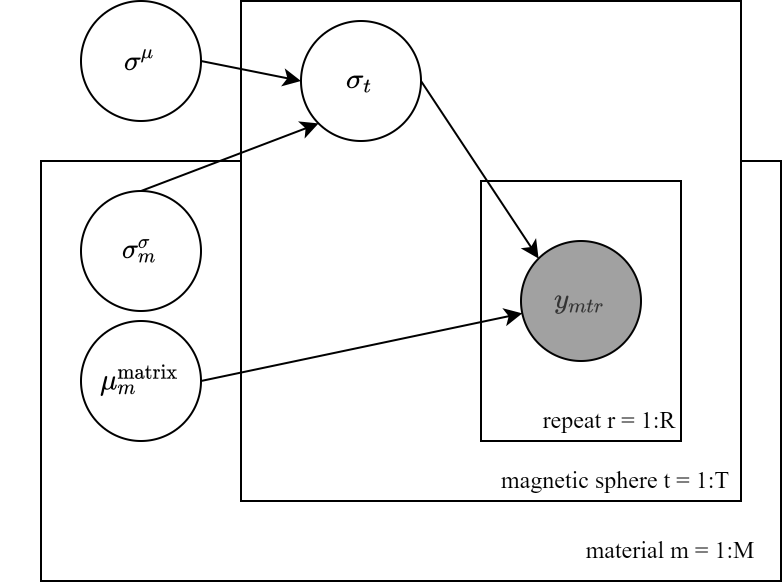
#> input picture heterogeneity/plate_pics/model_pics/alternative_baseline.png, 1564 x 1164 px (shown at 1/2 size)
$ python -i track.py   (imports and definitions only)
#> lines starting #> are read from the running program, lines starting #| are printed output that depends on the picture
#> further down, picture is the input picture: shape (1164, 1564, 3); min 0, max 255, mean 242.8
from glob import glob
import numpy as np
import cv2
from tqdm import tqdm
from tools.saver import Saver
import argparse
import os
import sys

#Incease birghtness if the video is dark (visualization)
def increase_brightness(img, value=30):
#> called with value = 30
    hsv = cv2.cvtColor(img, cv2.COLOR_BGR2HSV)
#> hsv: shape (1164, 1564, 3); mean H, S, V 0, 0, 242.8
    h, s, v = cv2.split(hsv)
#> h: shape (1164, 1564); every value is 0

    lim = 255 - value
    v[v > lim] = 255
#> v: shape (1164, 1564); min 0, max 255, mean 242.8
    v[v <= lim] += value
#> v: shape (1164, 1564); min 30, max 255, mean 244.8

    final_hsv = cv2.merge((h, s, v))
#> final_hsv: shape (1164, 1564, 3); mean H, S, V 0, 0, 244.8
    img = cv2.cvtColor(final_hsv, cv2.COLOR_HSV2BGR)
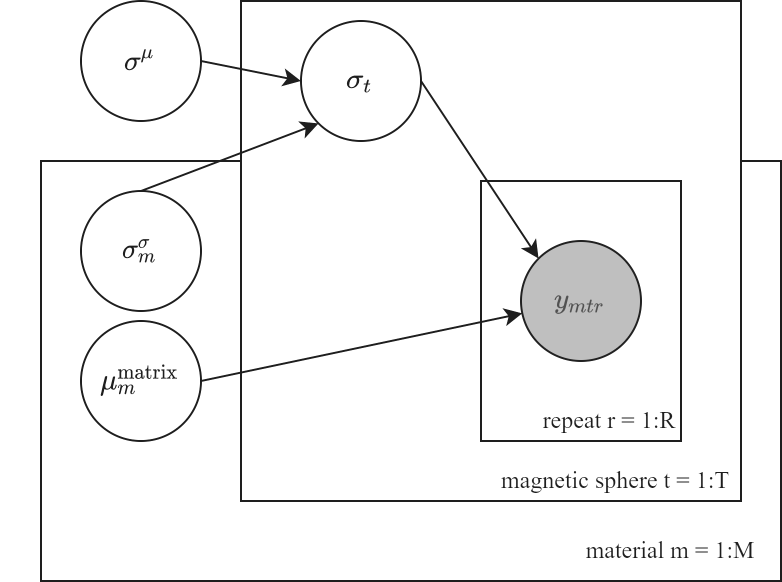
#> img: shape (1164, 1564, 3) (shown at 1/2 size); min 30, max 255, mean 244.8
    return img

#Colors
colors_ref = [(114,229,239), (139,18,58), (143,202,64),
(118,42,172), (81,243,16), (235,107,230), (35,94,49),
(197,213,240)]
colors_big = [(62,71,86), (13,243,143), (241,67,48),
(11,164,126), (250,33,127), (215,199,123),
(27,77,171), (250,175,227)]

#Ask path of data
parser = argparse.ArgumentParser(
    description="""Semi automatic tracking for magnetic particles.
                Double right click to remove tracks.
                """)
# [12 lines not run here, left out]

# [1 line that did not run here, left out]
# [1 line that did not run here, left out]
# [1 line that did not run here, left out]
# [1 line that did not run here, left out]

#Pick acutal measurement video from each folder
# [1 line that did not run here, left out]
# [5 lines not run here, left out]
# [1 line that did not run here, left out]

#create a file where data is saved
# [1 line that did not run here, left out]
# [1 line not run here, left out]

#Saving variable
# [1 line that did not run here, left out]

#Initiate
coords = {}
refPt = []
final_boundaries = []
to_remove = []

#Create a window
image = None
# [1 line not run here, left out]

# mouse events
def click_events(event, x, y, flags, param):
    #Get x,y and draw boxes
    global refPt, image, to_remove
    if (event == cv2.EVENT_RBUTTONDBLCLK) or (event == cv2.EVENT_MBUTTONDOWN):
        to_remove = [(x,y)]
    elif event == cv2.EVENT_LBUTTONDOWN:
        refPt = [(x, y)]
    elif event == cv2.EVENT_LBUTTONUP:
        refPt.append((x, y))
        final_boundaries.append((refPt[0],refPt[1]))
        cv2.rectangle(image, refPt[0], refPt[1], (0, 255, 0), 4)
        cv2.imshow("win", image)
    elif event == cv2.EVENT_MOUSEMOVE and flags == cv2.EVENT_FLAG_LBUTTON:
        clone = image.copy()
        cv2.rectangle(clone, refPt[0], (x, y), (0, 255, 0), 4)
        cv2.imshow("win", clone)


def click_remove(event, x, y, flags, param):
    #remove lost tracks
    global refPt, image
    if event == cv2.EVENT_RBUTTONDBLCLK:
        print("to remove")

# [1 line not run here, left out]

#initiate more parametes
i = 0
choose = 0
keys_dropped = []

#Import and process images, download bar
# [2 lines not run here, left out]
# [1 line that did not run here, left out]
# [1 line that did not run here, left out]

#Read fetatures
# [1 line that did not run here, left out]
# [1 line that did not run here, left out]
calc_timestamps = [0.0]

# [201 lines not run here, left out]

# save timestamp file
# [1 line that did not run here, left out]
# [14 lines not run here, left out]

>>> import cv2
>>> picture = cv2.imread('heterogeneity/plate_pics/model_pics/alternative_baseline.png')
>>> result = increase_brightness(picture)

$ run again, on heterogeneity/plate_pics/model_pics/alternative_model3.png
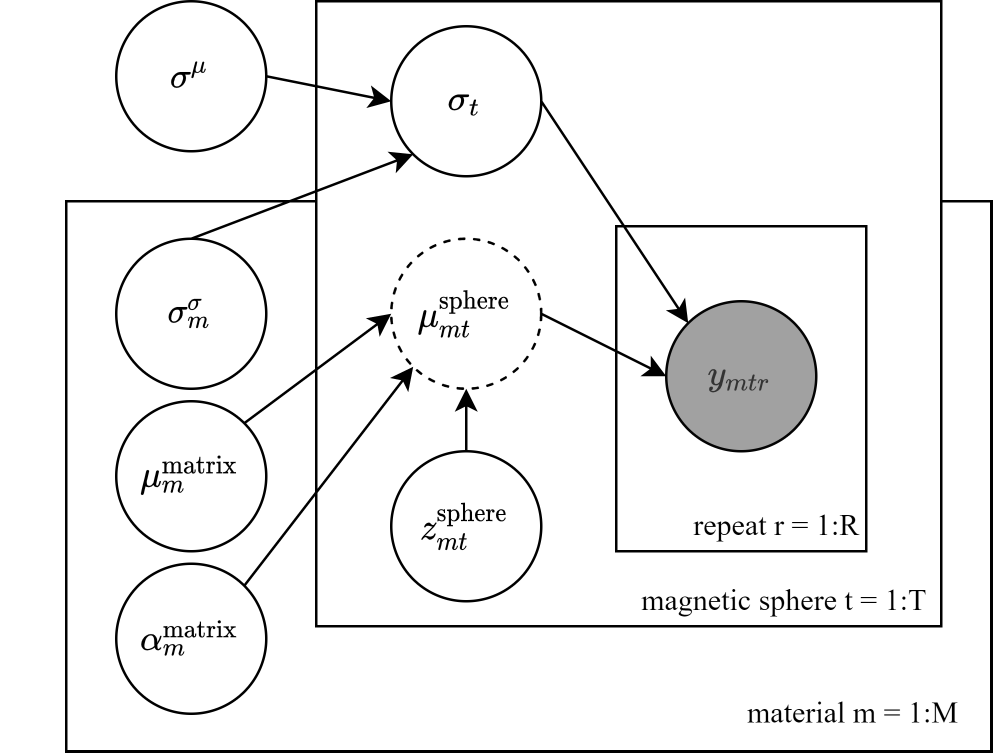
#> input picture heterogeneity/plate_pics/model_pics/alternative_model3.png, 1985 x 1505 px (shown at 1/2 size)
#> picture is the input picture: shape (1505, 1985, 3); min 0, max 255, mean 241.3
#> hsv: shape (1505, 1985, 3); mean H, S, V 0, 0, 241.3
#> h: shape (1505, 1985); every value is 0
#> final_hsv: shape (1505, 1985, 3); mean H, S, V 0, 0, 243.5
#> in increase_brightness, `img = cv2.cvtColor(final_hsv, cv2.COLOR_HSV2BGR)`:
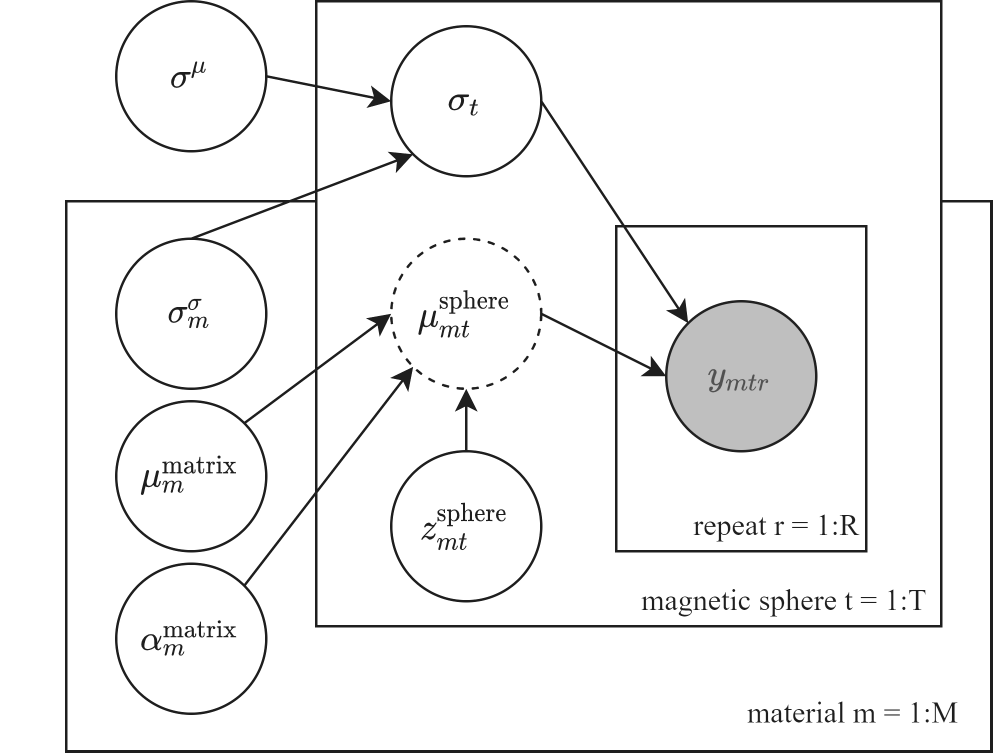
#> img: shape (1505, 1985, 3) (shown at 1/2 size); min 30, max 255, mean 243.5
